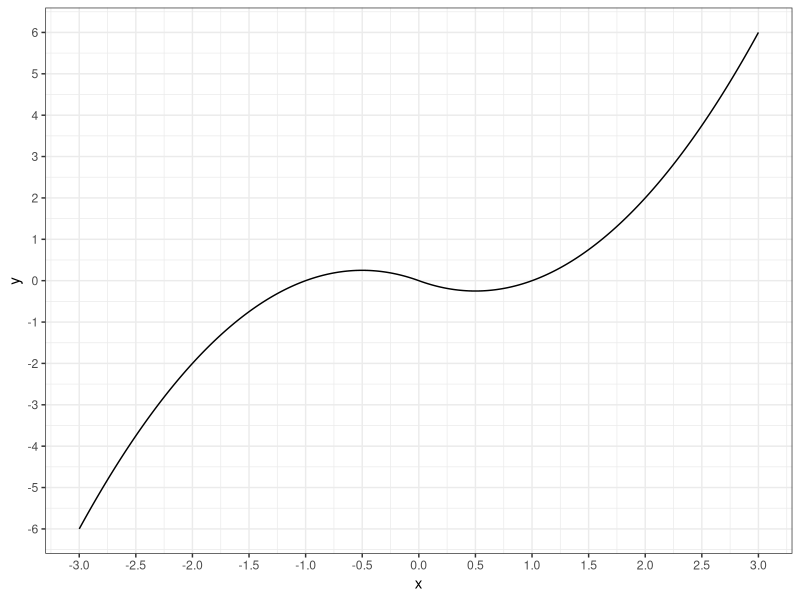
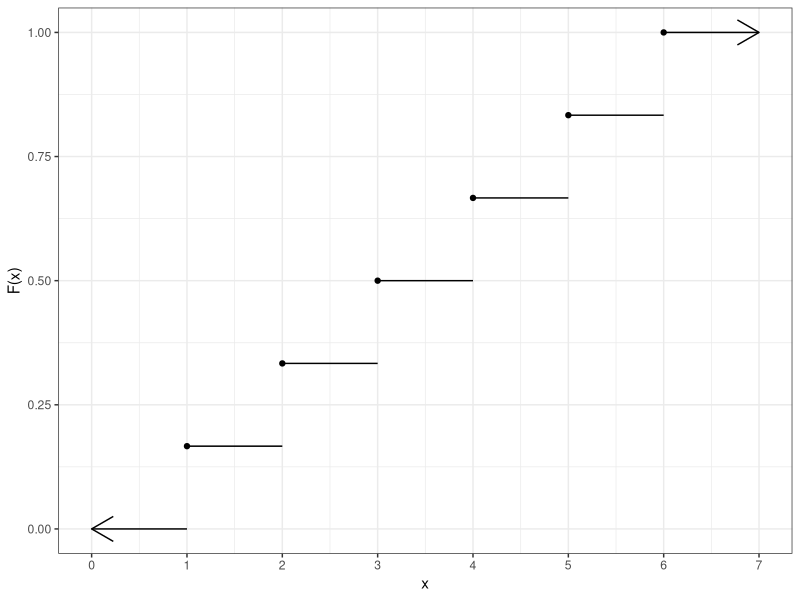

Here is the R script that generated these plots, in order:
## ---- chunk 1
knitr::opts_chunk$set(echo = TRUE, 
                      comment = NA, 
                      warning = FALSE, 
                      message = FALSE, 
                      fig.pos = 'H', 
                      fig.align = 'center')
options(xtable.comment = FALSE, 
        xtable.table.placement = 'H')
## ---- chunk 2
library(ggplot2)
theme_set(theme_bw())

x <- seq(-3, 3, .01)
y <- dplyr::if_else(x >= 0, x ** 2 - x, -x ** 2 - x)

ggplot() + 
  geom_line(aes(x = x, y = y)) + 
  scale_x_continuous(breaks = seq(-3, 3, .5)) + 
  scale_y_continuous(breaks = seq(-6, 6))
## ---- chunk 3
ggplot() + 
  geom_segment(aes(x = 1, xend = 0, y = 0, yend = 0), 
               arrow = arrow()) + 
  geom_segment(aes(x = 1, xend = 2, y = 1/6, yend = 1/6)) + 
  geom_segment(aes(x = 2, xend = 3, y = 1/3, yend = 1/3)) + 
  geom_segment(aes(x = 3, xend = 4, y = 1/2, yend = 1/2)) + 
  geom_segment(aes(x = 4, xend = 5, y = 2/3, yend = 2/3)) + 
  geom_segment(aes(x = 5, xend = 6, y = 5/6, yend = 5/6)) + 
  geom_segment(aes(x = 6, xend = 7, y = 1, yend = 1), 
               arrow = arrow()) + 
  geom_point(aes(x = seq(6), y = seq(1/6, 1, 1/6))) + 
  labs(x = 'x', y = 'F(x)') + 
  scale_x_continuous(breaks = seq(0, 7))
